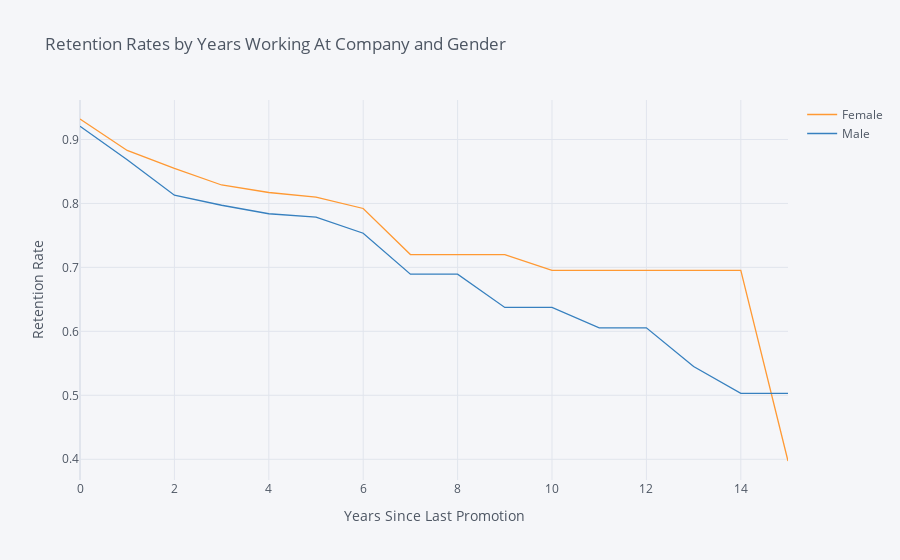

Notebook source saved alongside this figure:
### Markdown cell above
## 3. Let's look at retention rate by gender from a third perspective - the number of years since the employee's last promotion. Generate and plot a survival curve showing this.

### Code cell
rates = survival(data, 'Gender', 'YearsSinceLastPromotion', 'Attrition')

rates.iplot(kind='line', xTitle='Years Since Last Promotion', yTitle='Retention Rate',
            title='Retention Rates by Years Working At Company and Gender')

### Figure 1 — Plotly figure (JSON) as saved in the notebook; plotly's stock layout.template omitted (floating-point values rounded to 4 significant figures)
{"data": [{"line": {"color": "rgba(255, 153, 51, 1.0)", "dash": "solid", "shape": "linear", "width": 1.3}, "mode": "lines", "name": "Female", "text": "", "type": "scatter", "x": [0, 1, 2, 3, 4, 5, 6, 7, 8, 9, 10, 11, 12, 13, 14, 15], "y": [0.932, 0.8828, 0.8547, 0.8288, 0.817, 0.8099, 0.7921, 0.7201, 0.7201, 0.7201, 0.6952, 0.6952, 0.6952, 0.6952, 0.6952, 0.3973]}, {"line": {"color": "rgba(55, 128, 191, 1.0)", "dash": "solid", "shape": "linear", "width": 1.3}, "mode": "lines", "name": "Male", "text": "", "type": "scatter", "x": [0, 1, 2, 3, 4, 5, 6, 7, 8, 9, 10, 11, 12, 13, 14, 15], "y": [0.9206, 0.8684, 0.8128, 0.7971, 0.7838, 0.7785, 0.7534, 0.6894, 0.6894, 0.6374, 0.6374, 0.6055, 0.6055, 0.5449, 0.503, 0.503]}], "layout": {"autosize": true, "legend": {"bgcolor": "#F5F6F9", "font": {"color": "#4D5663"}}, "paper_bgcolor": "#F5F6F9", "plot_bgcolor": "#F5F6F9", "title": {"font": {"color": "#4D5663"}, "text": "Retention Rates by Years Working At Company and Gender"}, "xaxis": {"autorange": true, "gridcolor": "#E1E5ED", "range": [0, 15], "showgrid": true, "tickfont": {"color": "#4D5663"}, "title": {"font": {"color": "#4D5663"}, "text": "Years Since Last Promotion"}, "type": "linear", "zerolinecolor": "#E1E5ED"}, "yaxis": {"autorange": true, "gridcolor": "#E1E5ED", "range": [0.3676, 0.9617], "showgrid": true, "tickfont": {"color": "#4D5663"}, "title": {"font": {"color": "#4D5663"}, "text": "Retention Rate"}, "type": "linear", "zerolinecolor": "#E1E5ED"}}}
